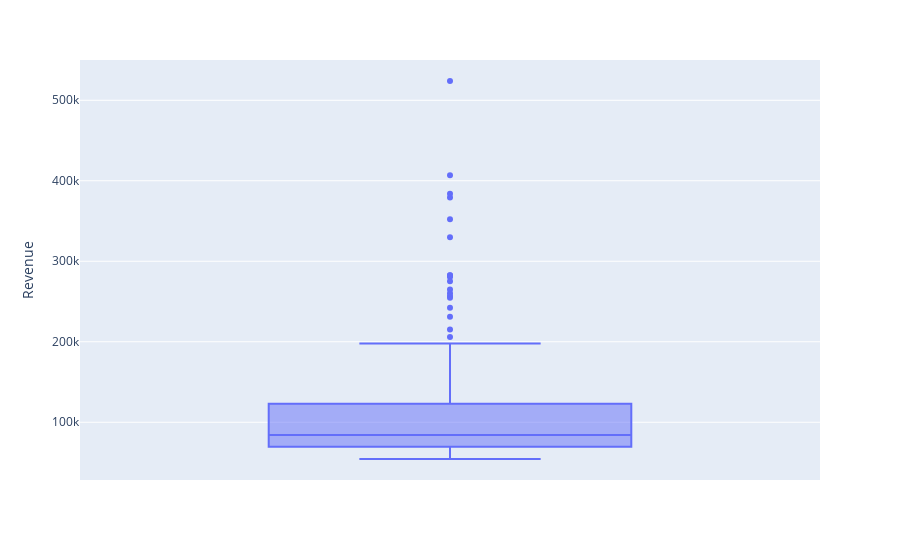

Notebook source saved alongside this figure:
### Markdown cell above
#### Detailed information about outliers
parameter `HoverData` in `px.box` method, changes tooltip for outliers

### Code cell
revenues = pd.read_csv('data/revenue_data.csv')

fig = px.box(data_frame=revenues,
            y = 'Revenue',
            hover_data=['Company'])
fig.show()

### Figure 1 — Plotly figure (JSON) as saved in the notebook; plotly's stock layout.template omitted (floating-point values rounded to 4 significant figures; data arrays with more than 128 entries replaced by an {"elided": "..."} marker saying what was removed)
{"data": [{"alignmentgroup": "True", "customdata": {"elided": "200x1 str values"}, "hovertemplate": "Revenue=%{y}<br>Company=%{customdata[0]}<extra></extra>", "legendgroup": "", "marker": {"color": "#636efa"}, "name": "", "notched": false, "offsetgroup": "", "orientation": "v", "showlegend": false, "type": "box", "x0": " ", "xaxis": "x", "y": {"elided": "200 int values"}, "y0": " ", "yaxis": "y"}], "layout": {"boxmode": "group", "legend": {"tracegroupgap": 0}, "margin": {"t": 60}, "xaxis": {"anchor": "y", "domain": [0, 1]}, "yaxis": {"anchor": "x", "domain": [0, 1], "title": {"text": "Revenue"}}}}
